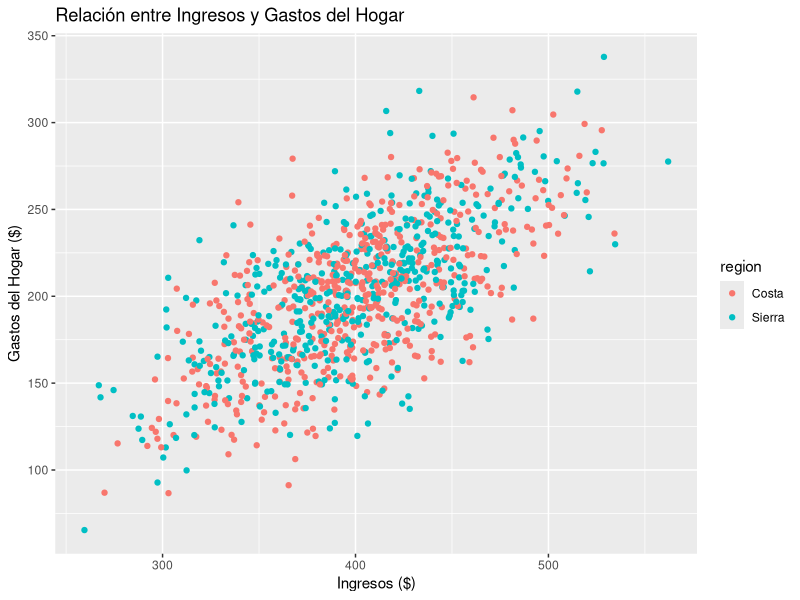
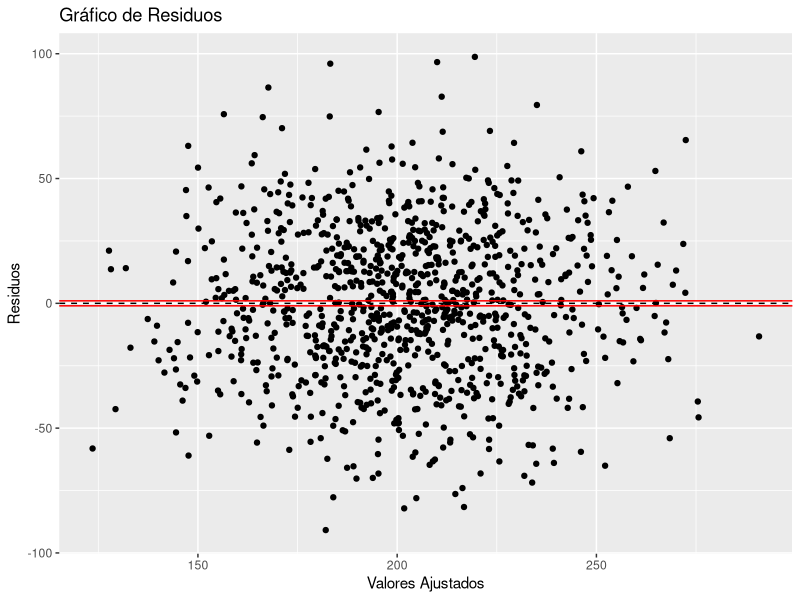
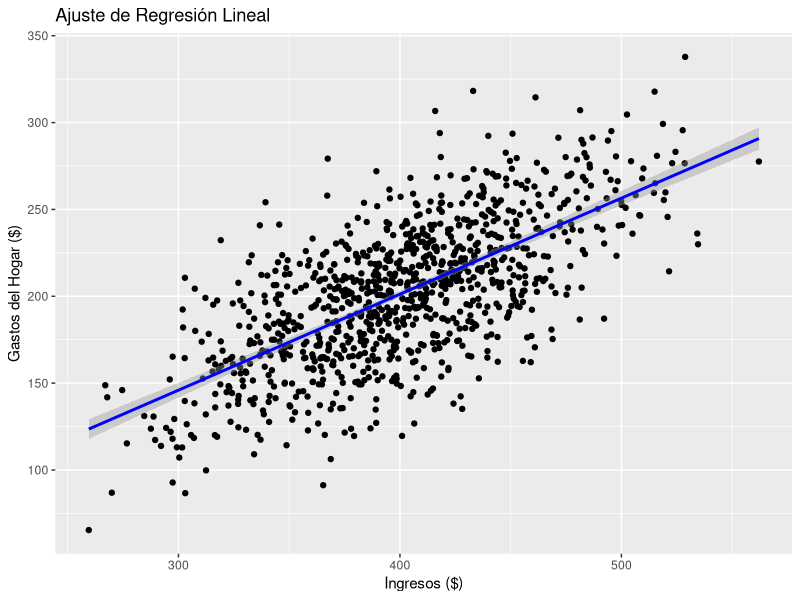
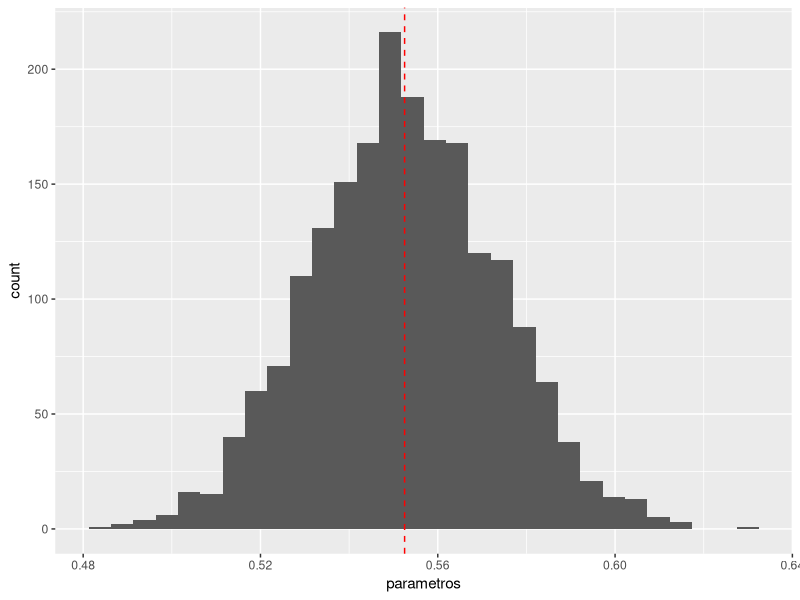

Source code (R) for these figures, in order:
## ---- chunk 1
nombre_de_la_funcion <- function(argumentos) {
    # Cuerpo de la función: operaciones a realizar
    resultado <- # alguna operación
    
    # Valor de retorno (opcional, puede ser implícito)
    return(resultado)
}
## ---- chunk 2
# Definición de la función
cuadrado <- function(x) {
    # Cuerpo de la función
    resultado <- x^2
    # Retornar el resultado
    return(resultado)
}

# Uso de la función
cuadrado(4)  # Retorna 16
## ---- chunk 3
# Definición de la función
saludo <- function(nombre = "Amigo", idioma = "es") {
    if (idioma == "es") {
        mensaje <- paste("Hola,", nombre)
    } else if (idioma == "en") {
        mensaje <- paste("Hello,", nombre)
    } else {
        mensaje <- paste("Salut,", nombre)  # Francés como ejemplo
    }
    
    # Retornar el mensaje
    return(mensaje)
}

# Uso de la función
saludo("Juan")            # Retorna "Hola, Juan"
saludo("John", "en")      # Retorna "Hello, John"
saludo(idioma = "fr")     # Retorna "Salut, Amigo"
## ---- chunk 4

# install.packages("broom")

library(tidyverse)
library(broom)

set.seed(123)  # Para reproducibilidad
## ---- chunk 5
# Simulación de ingresos (distribución normal)
ingresos <- rnorm(1000, mean = 400, sd = 50)

# Simulación de gastos del hogar (correlacionados con los ingresos)
gastos <- 0.5 * ingresos + rnorm(1000, mean = 0, sd = 30)

# Crear el data frame
datos <- tibble(ingresos, gastos)
## ---- chunk 6
head(datos)
## ---- chunk 7
summary(datos)
## ---- chunk 8
# Gráfico de dispersión

datos <- datos %>% 
  mutate(
    region = sample(c("Sierra","Costa"),size = 1000,replace = T)
  )


ggplot(datos, aes(x = ingresos, y = gastos,color = region)) +
  geom_point() +
  labs(title = "Relación entre Ingresos y Gastos del Hogar",
       x = "Ingresos ($)",
       y = "Gastos del Hogar ($)")
## ---- chunk 9
# Ajustar el modelo
modelo <- lm(gastos ~ ingresos, data = datos)

attributes(modelo)

class(modelo)
class(datos)

# Resumen del modelo
summary(modelo)
## ---- chunk 10
# Coeficientes del modelo
tidy(modelo)

# Estadísticas del modelo
glance(modelo)
## ---- chunk 11
# Residuos del modelo
residuos <- augment(modelo)

# Gráfico de residuos
ggplot(residuos, aes(.fitted, .resid)) +
  geom_point() +
  geom_hline(yintercept = 0, linetype = "dashed") +
  geom_hline(yintercept = 1, color = "red") +
  geom_hline(yintercept = -1, color = "red") +
  labs(title = "Gráfico de Residuos",
       x = "Valores Ajustados",
       y = "Residuos")
## ---- chunk 12
# Gráfico de la línea de regresión
ggplot(datos, aes(x = ingresos, y = gastos)) +
  geom_point() +
  geom_smooth(method = "lm", col = "blue") +
  labs(title = "Ajuste de Regresión Lineal",
       x = "Ingresos ($)",
       y = "Gastos del Hogar ($)")
## ---- chunk 13
covarianza <- cov(datos$ingresos, datos$gastos)
## ---- chunk 14
var_x <- var(datos$ingresos)
var(datos$gastos)
## ---- chunk 15
covarianza/var_x
## ---- chunk 16

lm_en_esteroides <- function(muestra){
  
  covarianza <- cov(muestra$ingresos, muestra$gastos)
  
  varianza <- var(muestra$ingresos)
  
  beta <- covarianza/varianza
  
  return(beta)
}

resultados <- rerun(.n = 2000,{
  muestra <- datos %>% 
    slice_sample(prop = 0.8,replace = T)
  
  lm_en_esteroides(muestra)
  
})

parametros <- unlist(resultados)


ggplot() +
  geom_histogram(aes(x = parametros)) +
  geom_vline(xintercept = mean(parametros), color = "red",linetype = "dashed")

